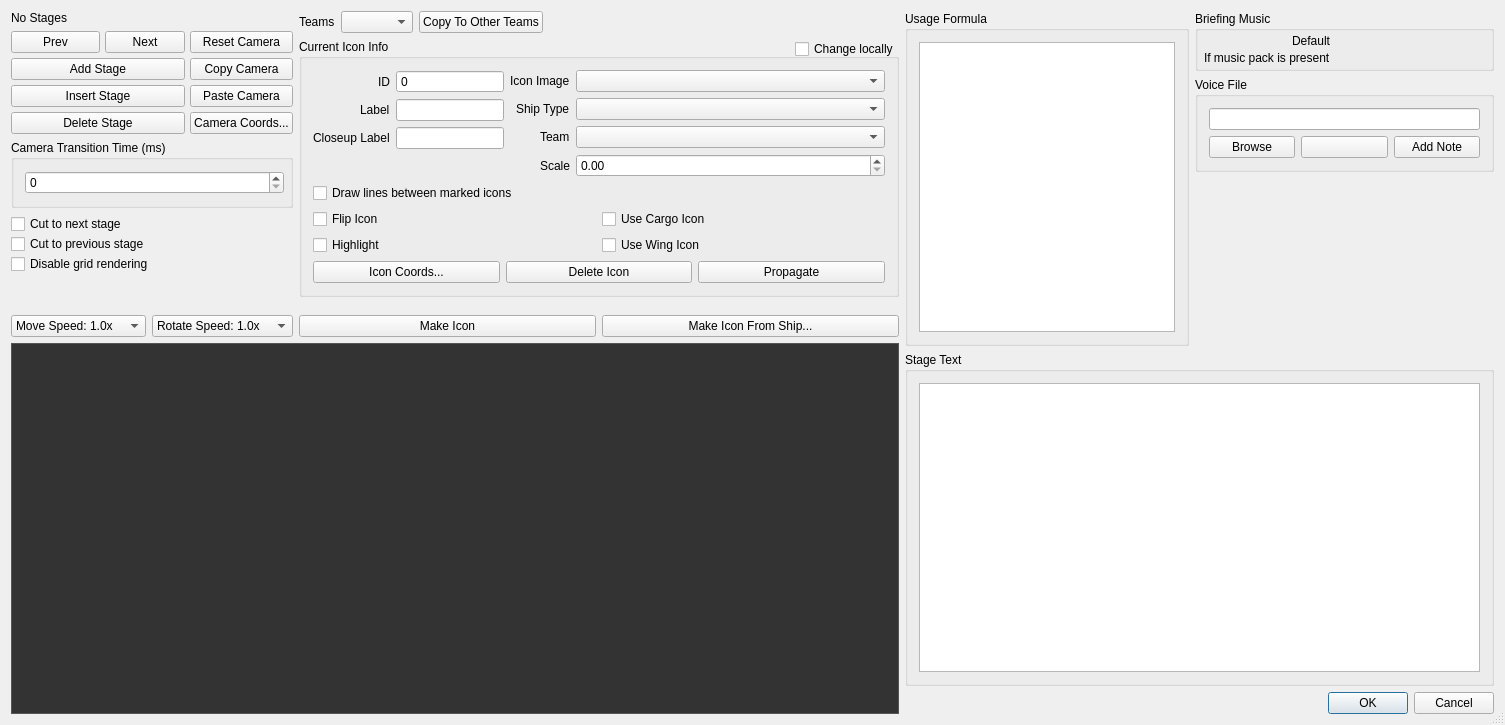
<?xml version="1.0" encoding="UTF-8"?>
<ui version="4.0">
 <class>fso::fred::dialogs::BriefingEditorDialog</class>
 <widget class="QDialog" name="fso::fred::dialogs::BriefingEditorDialog">
  <property name="geometry">
   <rect>
    <x>0</x>
    <y>0</y>
    <width>1505</width>
    <height>725</height>
   </rect>
  </property>
  <property name="minimumSize">
   <size>
    <width>620</width>
    <height>725</height>
   </size>
  </property>
  <property name="windowTitle">
   <string>Briefing Editor</string>
  </property>
  <property name="sizeGripEnabled">
   <bool>true</bool>
  </property>
  <property name="modal">
   <bool>true</bool>
  </property>
  <layout class="QHBoxLayout" name="horizontalLayout_8">
   <item>
    <layout class="QVBoxLayout" name="leftPaneLayout">
     <item>
      <layout class="QHBoxLayout" name="leftPaneControlsLayout">
       <item>
        <layout class="QVBoxLayout" name="stageControlsLayout">
         <item>
          <widget class="QLabel" name="currentStageLabel">
           <property name="text">
            <string>No Stages</string>
           </property>
           <property name="alignment">
            <set>Qt::AlignLeading|Qt::AlignLeft|Qt::AlignTop</set>
           </property>
          </widget>
         </item>
         <item>
          <layout class="QGridLayout" name="stageButtons" columnstretch="0,0,0">
           <property name="spacing">
            <number>5</number>
           </property>
           <item row="0" column="0">
            <widget class="QPushButton" name="prevStageButton">
             <property name="maximumSize">
              <size>
               <width>16777215</width>
               <height>16777215</height>
              </size>
             </property>
             <property name="text">
              <string>Prev</string>
             </property>
             <property name="autoDefault">
              <bool>false</bool>
             </property>
            </widget>
           </item>
           <item row="0" column="1">
            <widget class="QPushButton" name="nextStageButton">
             <property name="sizePolicy">
              <sizepolicy hsizetype="Fixed" vsizetype="Fixed">
               <horstretch>0</horstretch>
               <verstretch>0</verstretch>
              </sizepolicy>
             </property>
             <property name="maximumSize">
              <size>
               <width>16777215</width>
               <height>16777215</height>
              </size>
             </property>
             <property name="text">
              <string>Next</string>
             </property>
             <property name="autoDefault">
              <bool>false</bool>
             </property>
            </widget>
           </item>
           <item row="1" column="0" colspan="2">
            <widget class="QPushButton" name="addStageButton">
             <property name="text">
              <string>Add Stage</string>
             </property>
             <property name="autoDefault">
              <bool>false</bool>
             </property>
            </widget>
           </item>
           <item row="3" column="0" colspan="2">
            <widget class="QPushButton" name="deleteStageButton">
             <property name="maximumSize">
              <size>
               <width>16777215</width>
               <height>16777215</height>
              </size>
             </property>
             <property name="text">
              <string>Delete Stage</string>
             </property>
             <property name="autoDefault">
              <bool>false</bool>
             </property>
            </widget>
           </item>
           <item row="2" column="0" colspan="2">
            <widget class="QPushButton" name="insertStageButton">
             <property name="sizePolicy">
              <sizepolicy hsizetype="Minimum" vsizetype="Fixed">
               <horstretch>0</horstretch>
               <verstretch>0</verstretch>
              </sizepolicy>
             </property>
             <property name="maximumSize">
              <size>
               <width>16777215</width>
               <height>16777215</height>
              </size>
             </property>
             <property name="text">
              <string>Insert Stage</string>
             </property>
             <property name="autoDefault">
              <bool>false</bool>
             </property>
            </widget>
           </item>
           <item row="0" column="2">
            <widget class="QPushButton" name="resetCameraButton">
             <property name="text">
              <string>Reset Camera</string>
             </property>
             <property name="autoDefault">
              <bool>false</bool>
             </property>
            </widget>
           </item>
           <item row="1" column="2">
            <widget class="QPushButton" name="copyCameraButton">
             <property name="text">
              <string>Copy Camera</string>
             </property>
             <property name="autoDefault">
              <bool>false</bool>
             </property>
            </widget>
           </item>
           <item row="2" column="2">
            <widget class="QPushButton" name="pasteCameraButton">
             <property name="text">
              <string>Paste Camera</string>
             </property>
             <property name="autoDefault">
              <bool>false</bool>
             </property>
            </widget>
           </item>
           <item row="3" column="2">
            <widget class="QPushButton" name="cameraCoordinatesButton">
             <property name="text">
              <string>Camera Coords...</string>
             </property>
             <property name="autoDefault">
              <bool>false</bool>
             </property>
            </widget>
           </item>
          </layout>
         </item>
         <item>
          <widget class="QGroupBox" name="cameraTransitionTimeGroupBox">
           <property name="title">
            <string>Camera Transition Time (ms)</string>
           </property>
           <layout class="QVBoxLayout" name="verticalLayout">
            <property name="rightMargin">
             <number>6</number>
            </property>
            <item>
             <widget class="QSpinBox" name="cameraTransitionTimeSpinBox">
              <property name="maximum">
               <number>16777215</number>
              </property>
             </widget>
            </item>
           </layout>
          </widget>
         </item>
         <item>
          <layout class="QVBoxLayout" name="stageFlagsLayout">
           <property name="spacing">
            <number>0</number>
           </property>
           <item>
            <widget class="QCheckBox" name="cutToNextStageCheckBox">
             <property name="text">
              <string>Cut to next stage</string>
             </property>
            </widget>
           </item>
           <item>
            <widget class="QCheckBox" name="cutToPrevStageCheckBox">
             <property name="text">
              <string>Cut to previous stage</string>
             </property>
            </widget>
           </item>
           <item>
            <widget class="QCheckBox" name="disableGridCheckBox">
             <property name="text">
              <string>Disable grid rendering</string>
             </property>
            </widget>
           </item>
          </layout>
         </item>
         <item>
          <spacer name="stageControlsSpacer">
           <property name="orientation">
            <enum>Qt::Vertical</enum>
           </property>
           <property name="sizeHint" stdset="0">
            <size>
             <width>20</width>
             <height>40</height>
            </size>
           </property>
          </spacer>
         </item>
         <item>
          <layout class="QHBoxLayout" name="cameraSpeedLayout">
           <item>
            <widget class="QComboBox" name="movementSpeedComboBox">
             <property name="currentIndex">
              <number>2</number>
             </property>
             <item>
              <property name="text">
               <string>Move Speed: 0.25x</string>
              </property>
             </item>
             <item>
              <property name="text">
               <string>Move Speed: 0.5x</string>
              </property>
             </item>
             <item>
              <property name="text">
               <string>Move Speed: 1.0x</string>
              </property>
             </item>
            </widget>
           </item>
           <item>
            <widget class="QComboBox" name="rotationSpeedComboBox">
             <property name="currentIndex">
              <number>2</number>
             </property>
             <item>
              <property name="text">
               <string>Rotate Speed: 0.25x</string>
              </property>
             </item>
             <item>
              <property name="text">
               <string>Rotate Speed: 0.5x</string>
              </property>
             </item>
             <item>
              <property name="text">
               <string>Rotate Speed: 1.0x</string>
              </property>
             </item>
            </widget>
           </item>
          </layout>
         </item>
        </layout>
       </item>
       <item>
        <layout class="QVBoxLayout" name="stageSubControlsLayout_2">
         <item>
          <layout class="QHBoxLayout" name="teamControlsLayout">
           <item>
            <widget class="QLabel" name="teamLabel">
             <property name="text">
              <string>Teams</string>
             </property>
            </widget>
           </item>
           <item>
            <widget class="QComboBox" name="teamComboBox"/>
           </item>
           <item>
            <widget class="QPushButton" name="copyToOtherTeamsButton">
             <property name="text">
              <string>Copy To Other Teams</string>
             </property>
            </widget>
           </item>
           <item>
            <spacer name="teamSpacer">
             <property name="orientation">
              <enum>Qt::Horizontal</enum>
             </property>
             <property name="sizeHint" stdset="0">
              <size>
               <width>40</width>
               <height>20</height>
              </size>
             </property>
            </spacer>
           </item>
          </layout>
         </item>
         <item>
          <layout class="QGridLayout" name="currentIconOverlayLayout">
           <item row="0" column="0">
            <widget class="QGroupBox" name="currentIconInfoGroupBox">
           <property name="minimumSize">
            <size>
             <width>0</width>
             <height>0</height>
            </size>
           </property>
           <property name="title">
            <string>Current Icon Info</string>
           </property>
           <layout class="QVBoxLayout" name="verticalLayout_15">
            <item>
             <layout class="QHBoxLayout" name="iconDetailsLayout" stretch="0,1">
              <item>
               <layout class="QFormLayout" name="iconLabelsForm">
                <property name="labelAlignment">
                 <set>Qt::AlignRight|Qt::AlignTrailing|Qt::AlignVCenter</set>
                </property>
                <item row="0" column="0">
                 <widget class="QLabel" name="iconIdLabel">
                  <property name="text">
                   <string>ID</string>
                  </property>
                 </widget>
                </item>
                <item row="1" column="0">
                 <widget class="QLabel" name="iconLabelLabel">
                  <property name="text">
                   <string>Label</string>
                  </property>
                 </widget>
                </item>
                <item row="1" column="1">
                 <widget class="QLineEdit" name="iconLabelLineEdit"/>
                </item>
                <item row="2" column="0">
                 <widget class="QLabel" name="iconCloseupLabelLabel">
                  <property name="text">
                   <string>Closeup Label</string>
                  </property>
                 </widget>
                </item>
                <item row="2" column="1">
                 <widget class="QLineEdit" name="iconCloseupLabelLineEdit"/>
                </item>
                <item row="0" column="1">
                 <widget class="QSpinBox" name="iconIdSpinBox">
                  <property name="buttonSymbols">
                   <enum>QAbstractSpinBox::NoButtons</enum>
                  </property>
                  <property name="maximum">
                   <number>16777215</number>
                  </property>
                 </widget>
                </item>
               </layout>
              </item>
              <item>
               <layout class="QFormLayout" name="iconVisualsLayout">
                <property name="labelAlignment">
                 <set>Qt::AlignRight|Qt::AlignTrailing|Qt::AlignVCenter</set>
                </property>
                <item row="0" column="0">
                 <widget class="QLabel" name="iconImageLabel">
                  <property name="text">
                   <string>Icon Image</string>
                  </property>
                 </widget>
                </item>
                <item row="0" column="1">
                 <widget class="QComboBox" name="iconImageComboBox"/>
                </item>
                <item row="1" column="0">
                 <widget class="QLabel" name="iconShipTypeLabel">
                  <property name="text">
                   <string>Ship Type</string>
                  </property>
                 </widget>
                </item>
                <item row="1" column="1">
                 <widget class="QComboBox" name="iconShipTypeComboBox"/>
                </item>
                <item row="2" column="0">
                 <widget class="QLabel" name="iconTeamLabel">
                  <property name="text">
                   <string>Team</string>
                  </property>
                 </widget>
                </item>
                <item row="2" column="1">
                 <widget class="QComboBox" name="iconTeamComboBox"/>
                </item>
                <item row="3" column="0">
                 <widget class="QLabel" name="iconScaleLabel">
                  <property name="text">
                   <string>Scale</string>
                  </property>
                 </widget>
                </item>
                <item row="3" column="1">
                 <widget class="QDoubleSpinBox" name="scaleDoubleSpinBox">
                  <property name="singleStep">
                   <double>0.100000000000000</double>
                  </property>
                 </widget>
                </item>
               </layout>
              </item>
             </layout>
            </item>
            <item>
             <layout class="QGridLayout" name="iconCheckboxesLayout">
              <item row="4" column="0">
               <widget class="QCheckBox" name="highlightCheckBox">
                <property name="text">
                 <string>Highlight</string>
                </property>
               </widget>
              </item>
              <item row="4" column="1">
               <widget class="QCheckBox" name="useWingIconCheckBox">
                <property name="text">
                 <string>Use Wing Icon</string>
                </property>
               </widget>
              </item>
              <item row="1" column="0">
               <widget class="QCheckBox" name="drawLinesCheckBox">
                <property name="text">
                 <string>Draw lines between marked icons</string>
                </property>
                <property name="tristate">
                 <bool>true</bool>
                </property>
               </widget>
              </item>
              <item row="3" column="0">
               <widget class="QCheckBox" name="flipIconCheckBox">
                <property name="text">
                 <string>Flip Icon</string>
                </property>
               </widget>
              </item>
              <item row="3" column="1">
               <widget class="QCheckBox" name="useCargoIconCheckBox">
                <property name="text">
                 <string>Use Cargo Icon</string>
                </property>
               </widget>
              </item>
             </layout>
            </item>
            <item>
             <layout class="QHBoxLayout" name="iconSetupButtonsLayout">
              <item>
               <widget class="QPushButton" name="iconCoordinatesButton">
                <property name="text">
                 <string>Icon Coords...</string>
                </property>
               </widget>
              </item>
              <item>
               <widget class="QPushButton" name="deleteIconButton">
                <property name="text">
                 <string>Delete Icon</string>
                </property>
                <property name="autoDefault">
                 <bool>false</bool>
                </property>
               </widget>
              </item>
              <item>
               <widget class="QPushButton" name="propagateIconButton">
                <property name="text">
                 <string>Propagate</string>
                </property>
                <property name="autoDefault">
                 <bool>false</bool>
                </property>
               </widget>
              </item>
             </layout>
            </item>
           </layout>
            </widget>
           </item>
           <item row="0" column="0" alignment="Qt::AlignRight|Qt::AlignTop">
            <widget class="QCheckBox" name="changeLocallyCheckBox">
             <property name="text">
              <string>Change locally</string>
             </property>
            </widget>
           </item>
          </layout>
         </item>
         <item>
          <spacer name="verticalSpacer">
           <property name="orientation">
            <enum>Qt::Vertical</enum>
           </property>
           <property name="sizeHint" stdset="0">
            <size>
             <width>20</width>
             <height>40</height>
            </size>
           </property>
          </spacer>
         </item>
         <item>
          <layout class="QHBoxLayout" name="makeIconButtons">
           <item>
            <widget class="QPushButton" name="makeIconButton">
             <property name="text">
              <string>Make Icon</string>
             </property>
             <property name="autoDefault">
              <bool>false</bool>
             </property>
            </widget>
           </item>
           <item>
            <widget class="QPushButton" name="makeIconFromShipButton">
             <property name="text">
              <string>Make Icon From Ship...</string>
             </property>
             <property name="autoDefault">
              <bool>false</bool>
             </property>
            </widget>
           </item>
          </layout>
         </item>
        </layout>
       </item>
      </layout>
     </item>
     <item>
      <widget class="QWidget" name="mapView" native="true">
       <property name="enabled">
        <bool>true</bool>
       </property>
       <property name="sizePolicy">
        <sizepolicy hsizetype="Preferred" vsizetype="Preferred">
         <horstretch>0</horstretch>
         <verstretch>0</verstretch>
        </sizepolicy>
       </property>
       <property name="minimumSize">
        <size>
         <width>888</width>
         <height>371</height>
        </size>
       </property>
       <property name="styleSheet">
        <string notr="true">QWidget {
    background-color: #333333;
    border: 1px solid #555555;
}</string>
       </property>
      </widget>
     </item>
    </layout>
   </item>
   <item>
    <layout class="QVBoxLayout" name="rightPaneLayout">
     <item>
      <layout class="QHBoxLayout" name="stageSubControlsLayout">
       <item>
        <widget class="QGroupBox" name="usageFormulaGroupBox">
         <property name="title">
          <string>Usage Formula</string>
         </property>
         <layout class="QVBoxLayout" name="verticalLayout_3">
          <item>
           <widget class="fso::fred::sexp_tree_view" name="formulaTreeView">
            <property name="sizePolicy">
             <sizepolicy hsizetype="Preferred" vsizetype="Preferred">
              <horstretch>0</horstretch>
              <verstretch>0</verstretch>
             </sizepolicy>
            </property>
            <property name="minimumSize">
             <size>
              <width>0</width>
              <height>0</height>
             </size>
            </property>
            <property name="frameShape">
             <enum>QFrame::StyledPanel</enum>
            </property>
           </widget>
          </item>
         </layout>
        </widget>
       </item>
       <item>
        <layout class="QVBoxLayout" name="stageAudioControlsLayout">
         <item>
          <widget class="QGroupBox" name="briefingMusicLayout">
           <property name="minimumSize">
            <size>
             <width>200</width>
             <height>0</height>
            </size>
           </property>
           <property name="sizeIncrement">
            <size>
             <width>0</width>
             <height>0</height>
            </size>
           </property>
           <property name="title">
            <string>Briefing Music</string>
           </property>
           <layout class="QFormLayout" name="formLayout">
            <property name="labelAlignment">
             <set>Qt::AlignRight|Qt::AlignTrailing|Qt::AlignVCenter</set>
            </property>
            <property name="verticalSpacing">
             <number>3</number>
            </property>
            <property name="leftMargin">
             <number>6</number>
            </property>
            <property name="topMargin">
             <number>3</number>
            </property>
            <property name="rightMargin">
             <number>6</number>
            </property>
            <property name="bottomMargin">
             <number>3</number>
            </property>
            <item row="0" column="0">
             <widget class="QLabel" name="defaultMusicLabel">
              <property name="text">
               <string>Default</string>
              </property>
             </widget>
            </item>
            <item row="0" column="1">
             <widget class="fso::fred::MusicComboWidget" name="defaultMusicWidget"/>
            </item>
            <item row="1" column="0">
             <widget class="QLabel" name="musicPackLabel">
              <property name="text">
               <string>If music pack is present</string>
              </property>
              <property name="wordWrap">
               <bool>true</bool>
              </property>
             </widget>
            </item>
            <item row="1" column="1">
             <widget class="fso::fred::MusicComboWidget" name="musicPackWidget"/>
            </item>
           </layout>
          </widget>
         </item>
         <item>
          <widget class="QGroupBox" name="voiceFileGroupBox">
           <property name="title">
            <string>Voice File</string>
           </property>
           <layout class="QVBoxLayout" name="verticalLayout_13">
            <item>
             <widget class="QLineEdit" name="voiceFileLineEdit">
              <property name="text">
               <string/>
              </property>
             </widget>
            </item>
            <item>
             <layout class="QHBoxLayout" name="voiceFileButtonsLayout">
              <item>
               <widget class="QPushButton" name="voiceFileBrowseButton">
                <property name="text">
                 <string>Browse</string>
                </property>
                <property name="autoDefault">
                 <bool>false</bool>
                </property>
               </widget>
              </item>
              <item>
               <widget class="QPushButton" name="voiceFilePlayButton">
                <property name="text">
                 <string/>
                </property>
                <property name="icon">
                 <iconset resource="../resources/resources.qrc">
                  <normaloff>:/images/play.png</normaloff>:/images/play.png</iconset>
                </property>
                <property name="autoDefault">
                 <bool>false</bool>
                </property>
               </widget>
              </item>
              <item>
               <widget class="QPushButton" name="stageNoteButton">
                <property name="toolTip">
                 <string>A note for this stage's voice actor. The Voice Acting Manager exports it; the game never shows it.</string>
                </property>
                <property name="text">
                 <string>Add Note</string>
                </property>
                <property name="autoDefault">
                 <bool>false</bool>
                </property>
               </widget>
              </item>
             </layout>
            </item>
           </layout>
          </widget>
         </item>
         <item>
          <spacer name="audioControlsSpacer">
           <property name="orientation">
            <enum>Qt::Vertical</enum>
           </property>
           <property name="sizeHint" stdset="0">
            <size>
             <width>20</width>
             <height>40</height>
            </size>
           </property>
          </spacer>
         </item>
        </layout>
       </item>
      </layout>
     </item>
     <item>
      <widget class="QGroupBox" name="stageTextGroupBox">
       <property name="title">
        <string>Stage Text</string>
       </property>
       <layout class="QVBoxLayout" name="verticalLayout_6">
        <item>
         <widget class="QPlainTextEdit" name="stageTextPlainTextEdit"/>
        </item>
       </layout>
      </widget>
     </item>
     <item>
      <widget class="QDialogButtonBox" name="okAndCancelButtons">
       <property name="layoutDirection">
        <enum>Qt::LeftToRight</enum>
       </property>
       <property name="orientation">
        <enum>Qt::Horizontal</enum>
       </property>
       <property name="standardButtons">
        <set>QDialogButtonBox::Cancel|QDialogButtonBox::Ok</set>
       </property>
      </widget>
     </item>
    </layout>
   </item>
  </layout>
 </widget>
 <layoutdefault spacing="6" margin="11"/>
 <customwidgets>
  <customwidget>
   <class>fso::fred::sexp_tree_view</class>
   <extends>QTreeView</extends>
   <header>ui/widgets/sexp_tree_view.h</header>
  </customwidget>
  <customwidget>
   <class>fso::fred::MusicComboWidget</class>
   <extends>QWidget</extends>
   <header>ui/widgets/MusicComboWidget.h</header>
  </customwidget>
 </customwidgets>
 <tabstops>
  <tabstop>prevStageButton</tabstop>
  <tabstop>nextStageButton</tabstop>
  <tabstop>addStageButton</tabstop>
  <tabstop>insertStageButton</tabstop>
  <tabstop>deleteStageButton</tabstop>
  <tabstop>resetCameraButton</tabstop>
  <tabstop>copyCameraButton</tabstop>
  <tabstop>pasteCameraButton</tabstop>
  <tabstop>cameraCoordinatesButton</tabstop>
  <tabstop>cameraTransitionTimeSpinBox</tabstop>
  <tabstop>cutToNextStageCheckBox</tabstop>
  <tabstop>cutToPrevStageCheckBox</tabstop>
  <tabstop>disableGridCheckBox</tabstop>
  <tabstop>movementSpeedComboBox</tabstop>
  <tabstop>rotationSpeedComboBox</tabstop>
  <tabstop>teamComboBox</tabstop>
  <tabstop>copyToOtherTeamsButton</tabstop>
  <tabstop>changeLocallyCheckBox</tabstop>
  <tabstop>iconIdSpinBox</tabstop>
  <tabstop>iconLabelLineEdit</tabstop>
  <tabstop>iconCloseupLabelLineEdit</tabstop>
  <tabstop>iconImageComboBox</tabstop>
  <tabstop>iconShipTypeComboBox</tabstop>
  <tabstop>iconTeamComboBox</tabstop>
  <tabstop>scaleDoubleSpinBox</tabstop>
  <tabstop>drawLinesCheckBox</tabstop>
  <tabstop>flipIconCheckBox</tabstop>
  <tabstop>useCargoIconCheckBox</tabstop>
  <tabstop>highlightCheckBox</tabstop>
  <tabstop>useWingIconCheckBox</tabstop>
  <tabstop>iconCoordinatesButton</tabstop>
  <tabstop>deleteIconButton</tabstop>
  <tabstop>propagateIconButton</tabstop>
  <tabstop>makeIconButton</tabstop>
  <tabstop>makeIconFromShipButton</tabstop>
  <tabstop>formulaTreeView</tabstop>
  <tabstop>defaultMusicWidget</tabstop>
  <tabstop>musicPackWidget</tabstop>
  <tabstop>voiceFileLineEdit</tabstop>
  <tabstop>voiceFileBrowseButton</tabstop>
  <tabstop>voiceFilePlayButton</tabstop>
  <tabstop>stageNoteButton</tabstop>
  <tabstop>stageTextPlainTextEdit</tabstop>
  <tabstop>okAndCancelButtons</tabstop>
 </tabstops>
 <resources>
  <include location="../resources/resources.qrc"/>
 </resources>
 <connections/>
</ui>
